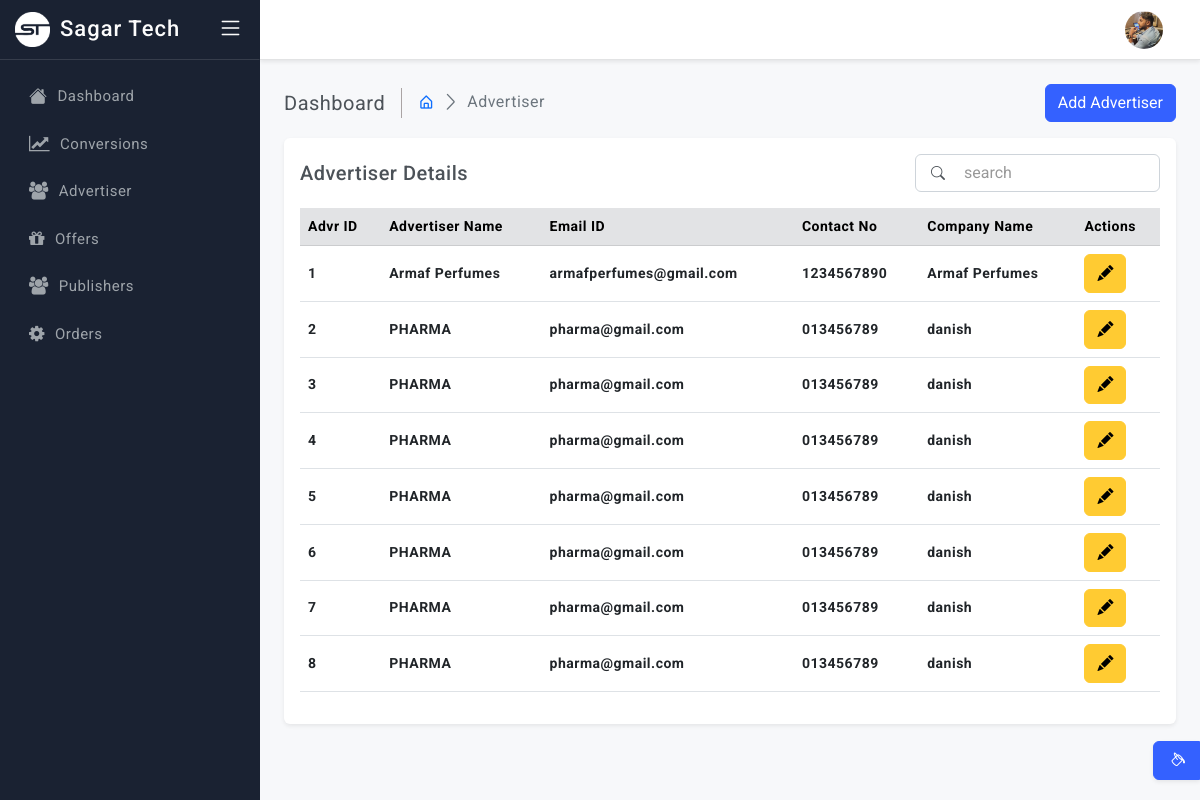
/advertiser.php (signed in), run on the app's committed database.
### tables this page shows
CREATE TABLE `advertiser` (
  `advertiser_id` int(11) NOT NULL,
  `advertiser_name` varchar(255) NOT NULL,
  `advr_email` varchar(255) NOT NULL,
  `advr_password` varchar(255) NOT NULL,
  `advr_contact` varchar(255) NOT NULL,
  `company_names` varchar(255) NOT NULL,
  `company_status` varchar(255) NOT NULL
);

### advertiser.php (the view, shortened to what this page needs)
<?php include('includes/head.php') ?>
<body>
    <?php
    $query = "SELECT * FROM advertiser";
    $stmt = $con->prepare($query);
    $stmt->execute();
    $result = $stmt->get_result();
    $companyData = $result->fetch_all(MYSQLI_ASSOC);
    ?>
    <div class="wrapper">
        <?php include('includes/header.php') ?>
        <?php include('includes/sidebar.php') ?>
        <main class="page-content">
            <div class="page-breadcrumb d-none d-sm-flex align-items-center mb-3">
                <div class="breadcrumb-title pe-3">Dashboard</div>
                <div class="ps-3">
                    <nav aria-label="breadcrumb">
                        <ol class="breadcrumb mb-0 p-0">
                            <li class="breadcrumb-item"><a href="index"><i class="bx bx-home-alt"></i></a>
                            </li>
                            <li class="breadcrumb-item active" aria-current="page">Advertiser</li>
                        </ol>
                    </nav>
                </div>
                <div class="ms-auto">
                    <div class="col">
                        <button type="button" class="btn btn-primary" data-bs-toggle="modal" data-bs-target="#exampleExtraLargeModal">Add Advertiser</button>
                    </div>
                </div>
            </div>
            <div class="card">
                <div class="card-body">
                    <div class="d-flex align-items-center">
                        <h5 class="mb-0">Advertiser Details
                        </h5>
                        <form class="ms-auto position-relative">
                            <div class="position-absolute top-50 translate-middle-y search-icon px-3"><i class="bi bi-search"></i></div>
                            <input class="form-control ps-5" type="text" placeholder="search">
                        </form>
                    </div>
                    <div class="table-responsive mt-3">
                        <table class="table align-middle">
                            <thead class="table-secondary">
                                <tr>
                                    <th>Advr ID</th>
                                    <th>Advertiser Name</th>
                                    <th>Email ID</th>
                                    <th>Contact No</th>
                                    <th>Company Name</th>
                                    <th>Actions</th>
                                </tr>
                            </thead>
                            <tbody>
                                <?php
                                foreach ($companyData as $key => $data) {
                                ?>
                                    <tr>
                                        <td><b><?= $data['advertiser_id'] ?></b></td>
                                        <td><b><?= $data['advertiser_name'] ?></b></td>
                                        <td><b class="mb-0 semibold"><?= $data['advr_email'] ?></b></td>
                                        <td><b class="mb-0 semibold"><?= $data['advr_contact'] ?></b></td>
                                        <td><b class="mb-0 semibold"><?= $data['company_names'] ?></b></td>
                                        <td>
                                            <div class="table-actions d-flex align-items-center gap-3 fs-6">
                                                <a href="javascript:;" class="text-warning" data-bs-toggle="tooltip" data-bs-placement="bottom" title="Edit">
                                                    <div class="col">
                                                        <button type="button" class="btn btn-warning" data-bs-toggle="modal" data-bs-target="#exampleWarningModal<?= $data['advertiser_id'] ?>"><i class="bi bi-pencil-fill m-0"></i></button>
                                                    </div>
                                                </a>
                                            </div>
                                        </td>
                                    </tr>
                                <?php
                                }
                                ?>
                            </tbody>
                        </table>
                    </div>
                </div>
            </div>
        </main>
        <div class="switcher-body">
            <button class="btn btn-primary btn-switcher shadow-sm" type="button" data-bs-toggle="offcanvas" data-bs-target="#offcanvasScrolling" aria-controls="offcanvasScrolling"><i class="bi bi-paint-bucket me-0"></i></button>
        </div>
    </div>
</body>
</html>

### includes/head.php (shortened to what this page needs)
<!doctype html>
<html lang="en" class="semi-dark">
<head>
    <link href="assets/plugins/vectormap/jquery-jvectormap-2.0.2.css" rel="stylesheet" />
    <link href="assets/plugins/simplebar/css/simplebar.css" rel="stylesheet" />
    <link href="assets/plugins/perfect-scrollbar/css/perfect-scrollbar.css" rel="stylesheet" />
    <link href="assets/plugins/metismenu/css/metisMenu.min.css" rel="stylesheet" />
    <link href="assets/css/bootstrap.min.css" rel="stylesheet" />
    <link href="assets/css/bootstrap-extended.css" rel="stylesheet" />
    <link href="assets/css/style.css" rel="stylesheet" />
    <link href="assets/css/icons.css" rel="stylesheet">
    <link rel="stylesheet" href="https://cdn.jsdelivr.net/npm/bootstrap-icons@1.9.1/font/bootstrap-icons.css">
    <link rel="stylesheet" href="https://cdn.jsdelivr.net/npm/select2@4.0.13/dist/css/select2.min.css" />
    <link rel="stylesheet" href="https://cdn.jsdelivr.net/npm/select2-bootstrap-5-theme@1.3.0/dist/select2-bootstrap-5-theme.min.css" />
    <link rel="stylesheet" href="assets/plugins/bootstrap-material-datetimepicker/css/bootstrap-material-datetimepicker.min.css">
    <link href="assets/plugins/datetimepicker/css/classic.css" rel="stylesheet" />
    <link href="assets/plugins/datetimepicker/css/classic.time.css" rel="stylesheet" />
    <link href="assets/plugins/datetimepicker/css/classic.date.css" rel="stylesheet" />
    <link href="assets/css/pace.min.css" rel="stylesheet" />
    <link href="assets/css/dark-theme.css" rel="stylesheet" />
    <link href="assets/css/light-theme.css" rel="stylesheet" />
    <link href="assets/css/semi-dark.css" rel="stylesheet" />
    <link href="assets/css/header-colors.css" rel="stylesheet" />
</head>

### includes/header.php (shortened to what this page needs)
<header class="top-header">
    <nav class="navbar navbar-expand gap-3 align-items-center">
        <div class="top-navbar-right ms-auto">
            <ul class="navbar-nav align-items-center">
                <li class="nav-item dropdown dropdown-user-setting">
                    <a class="nav-link dropdown-toggle dropdown-toggle-nocaret" href="#" data-bs-toggle="dropdown">
                        <div class="user-setting d-flex align-items-center">
                            <img src="assets/images/avatars/avatar-1.png" class="user-img" alt="">
                        </div>
                    </a>
                </li>
            </ul>
        </div>
    </nav>
</header>

### includes/sidebar.php (shortened to what this page needs)
<link rel="stylesheet" href="https://cdnjs.cloudflare.com/ajax/libs/font-awesome/4.7.0/css/font-awesome.min.css">
<aside class="sidebar-wrapper" data-simplebar="true">
    <div class="sidebar-header">
        <div>
            <img src="assets/images/logo-icon.png" class="logo-icon" alt="logo icon">
        </div>
        <div>
            <h4 class="logo-text">Sagar Tech</h4>
        </div>
        <div class="toggle-icon ms-auto"> <i class="bi bi-list"></i>
        </div>
    </div>
    <ul class="metismenu" id="menu">
        <li>
            <a href="index">
                <div class="parent-icon"><i class="bi bi-house-fill"></i>
                </div>
                <div class="menu-title">Dashboard</div>
            </a>
        </li>
        <li>
            <a href="conversions">
                <div class="parent-icon"><i class="fa fa-line-chart"></i>
                </div>
                <div class="menu-title">Conversions</div>
            </a>
        </li>
        <li>
            <a href="advertiser">
                <div class="parent-icon"><i class="fa fa-users"></i>
                </div>
                <div class="menu-title">Advertiser</div>
            </a>
        </li>
        <li>
            <a href="offers">
                <div class="parent-icon"><i class="fa fa-gift"></i>
                </div>
                <div class="menu-title">Offers</div>
            </a>
        </li>
        <li>
            <a href="publisher">
                <div class="parent-icon"><i class="fa fa-users"></i>
                </div>
                <div class="menu-title">Publishers</div>
            </a>
        </li>
        <li>
            <a href="orders">
                <div class="parent-icon"><i class="	fa fa-gear"></i>
                </div>
                <div class="menu-title">Orders</div>
            </a>
        </li>
    </ul>
</aside>

### assets/css/style.css (style rules this page uses)
body { font-size: 14px; color: #4c5258; letter-spacing: .5px; font-family: Roboto, sans-serif; background-color: #f7f8fa; overflow-x: hidden; }
.wrapper { width: auto; position: relative }
a { text-decoration: none; }
::placeholder { opacity: 0.4 !important; }
.top-header .navbar { position: fixed; top: 0; left: 260px; right: 0; background-color: #f7f8fa; border-bottom: 1px solid #e2e3e4; background-clip: padding-box; height: 60px; z-index: 10; padding: 0 1.5rem; transition: all .2s; }
.top-header .navbar .top-navbar-right .nav-link { color: #293445; font-size: 18px; font-weight: 500; padding-right: .8rem; padding-left: .8rem; }
.dropdown-toggle-nocaret:after { display: none }
.top-header .navbar .user-img { width: 38px; height: 38px; padding: 0px; border-radius: 50%; }
.sidebar-wrapper { position: fixed; top: 0; left: 0; width: 260px; height: 100%; background-color: #f7f8fa; background-clip: padding-box; border-right: 1px solid #e2e3e4; transition: all .2s; z-index: 16; }
.sidebar-wrapper .sidebar-header { width: 260px; height: 60px; display: flex; align-items: center; position: fixed; top: 0; bottom: 0; padding: 0 15px; z-index: 5; background: #f7f8fa; border-right: 1px solid #e2e3e4; border-bottom: 1px solid #e4e4e4; background-clip: padding-box; transition: all .2s; }
.sidebar-wrapper .sidebar-header .logo-icon { width: 35px; }
.sidebar-wrapper .sidebar-header .logo-text { font-size: 22px; margin-left: 10px; margin-bottom: 0; letter-spacing: 1px; color: #3461ff; }
.toggle-icon { font-size: 26px; cursor: pointer; color: #3461ff; }
.sidebar-wrapper ul { padding: 0; margin: 0; list-style: none; background: 0 0 }
.sidebar-wrapper .metismenu { background: 0 0; display: -webkit-box; display: -ms-flexbox; display: flex; padding: 10px; margin-top: 60px; -webkit-box-orient: vertical; -webkit-box-direction: normal; -ms-flex-direction: column; flex-direction: column }
.sidebar-wrapper .metismenu li+li { margin-top: 5px }
.sidebar-wrapper .metismenu li:first-child { margin-top: 5px }
.sidebar-wrapper .metismenu li:last-child { margin-bottom: 5px }
.sidebar-wrapper .metismenu>li { display: -webkit-box; display: -ms-flexbox; display: flex; -webkit-box-orient: vertical; -webkit-box-direction: normal; -ms-flex-direction: column; flex-direction: column; position: relative }
.sidebar-wrapper .metismenu a { position: relative; display: flex; align-items: center; justify-content: left; padding: 10px 15px; border-radius: 4px; font-size: 15px; color: #5f5f5f; outline-width: 0; text-overflow: ellipsis; overflow: hidden; letter-spacing: .5px; border-left: 4px solid rgb(255 255 255 / 0%); transition: all .2s ease-out }
.sidebar-wrapper .metismenu a .parent-icon { font-size: 18px; line-height: 1 }
.sidebar-wrapper .metismenu a .menu-title { margin-left: 10px }
.page-content { margin-left: 260px; margin-top: 60px; padding: 1.5rem; transition: all .2s; }
.table-responsive { white-space: nowrap; }
.breadcrumb-title { font-size: 20px; border-right: 1.5px solid #aaa4a4; }
.page-breadcrumb .breadcrumb-item+.breadcrumb-item::before { display: inline-block; padding-right: .5rem; color: #6c757d; font-family: LineIcons; content: "\ea5c"; }
.page-breadcrumb .breadcrumb li.breadcrumb-item { font-size: 16px; }
.btn-switcher { position: fixed; right: 0px; bottom: 20px; border-top-right-radius: 0; border-bottom-right-radius: 0; }

### assets/css/semi-dark.css (style rules this page uses)
html.semi-dark .sidebar-wrapper, html.semi-dark .sidebar-wrapper .sidebar-header { background-color: #1a2232; }
html.semi-dark .sidebar-wrapper, html.semi-dark .sidebar-wrapper .sidebar-header { border-right: 1px solid #1a2232; }
html.semi-dark .sidebar-wrapper .sidebar-header { border-bottom: 1px solid rgb(255 255 255 / 12%); color: #fcfcfc; }
html.semi-dark .sidebar-wrapper .sidebar-header .logo-text, html.semi-dark .sidebar-wrapper .sidebar-header .toggle-icon { color: #fcfcfc; }
html.semi-dark .sidebar-wrapper .metismenu a { color: #9ea4aa; }
html.semi-dark .sidebar-wrapper .sidebar-header img { filter: invert(1) grayscale(100%) brightness(200%); }
html.semi-dark .top-header .navbar { background-color: #ffffff; box-shadow: 0 0.125rem 0.25rem rgb(0 0 0 / 8%); }

### data on the page
advertiser: advertiser_id "1", advertiser_name "Armaf Perfumes", advr_email "armafperfumes@gmail.com", advr_contact "1234567890", company_names "Armaf Perfumes"
advertiser: advertiser_id "2", advertiser_name "PHARMA", advr_email "pharma@gmail.com", advr_contact "013456789", company_names "danish"
advertiser: advertiser_id "3", advertiser_name "PHARMA", advr_email "pharma@gmail.com", advr_contact "013456789", company_names "danish"
advertiser: advertiser_id "4", advertiser_name "PHARMA", advr_email "pharma@gmail.com", advr_contact "013456789", company_names "danish"
advertiser: advertiser_id "5", advertiser_name "PHARMA", advr_email "pharma@gmail.com", advr_contact "013456789", company_names "danish"
advertiser: advertiser_id "6", advertiser_name "PHARMA", advr_email "pharma@gmail.com", advr_contact "013456789", company_names "danish"
advertiser: advertiser_id "7", advertiser_name "PHARMA", advr_email "pharma@gmail.com", advr_contact "013456789", company_names "danish"
advertiser: advertiser_id "8", advertiser_name "PHARMA", advr_email "pharma@gmail.com", advr_contact "013456789", company_names "danish"
